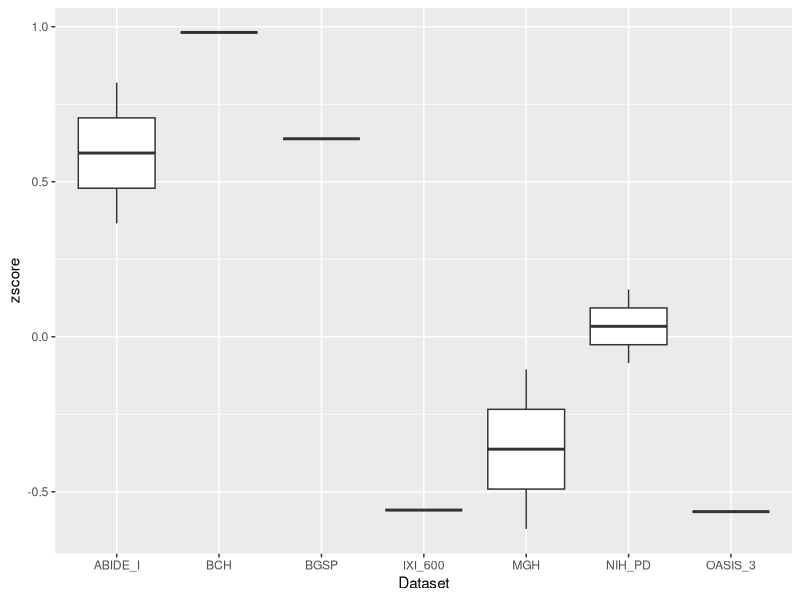
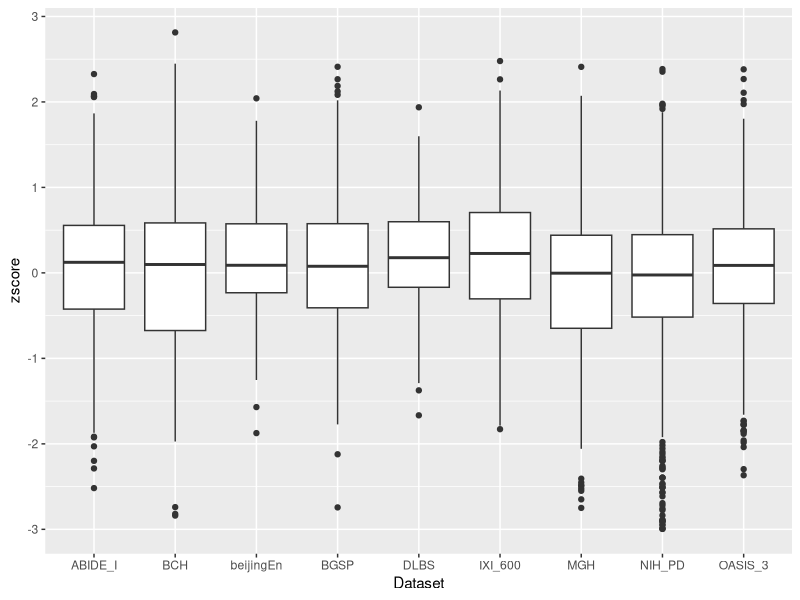
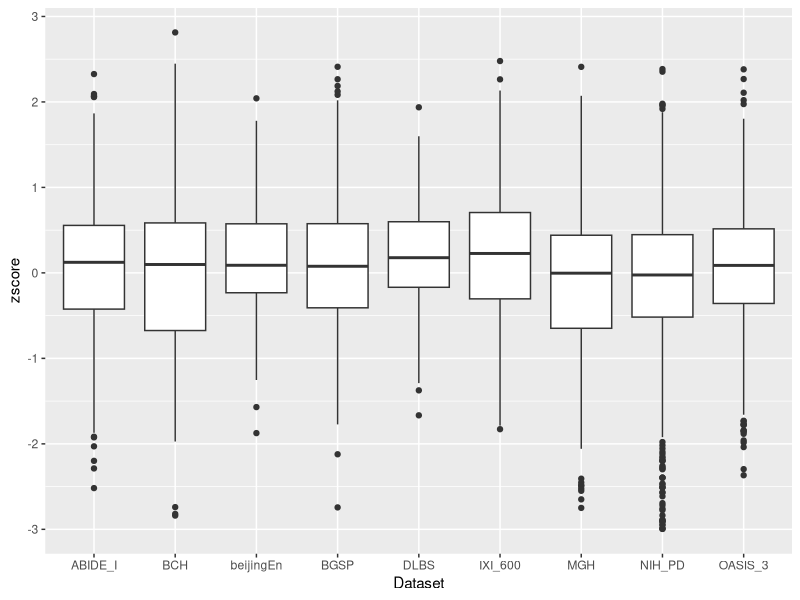
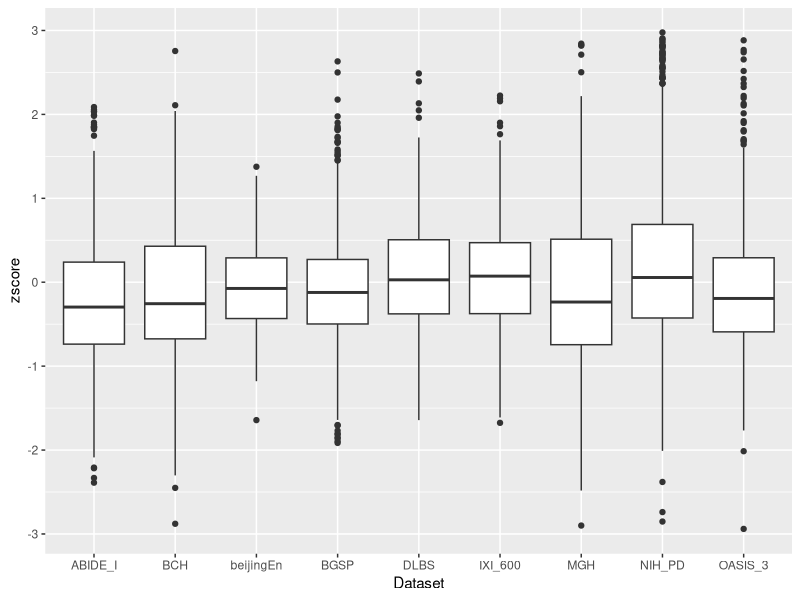
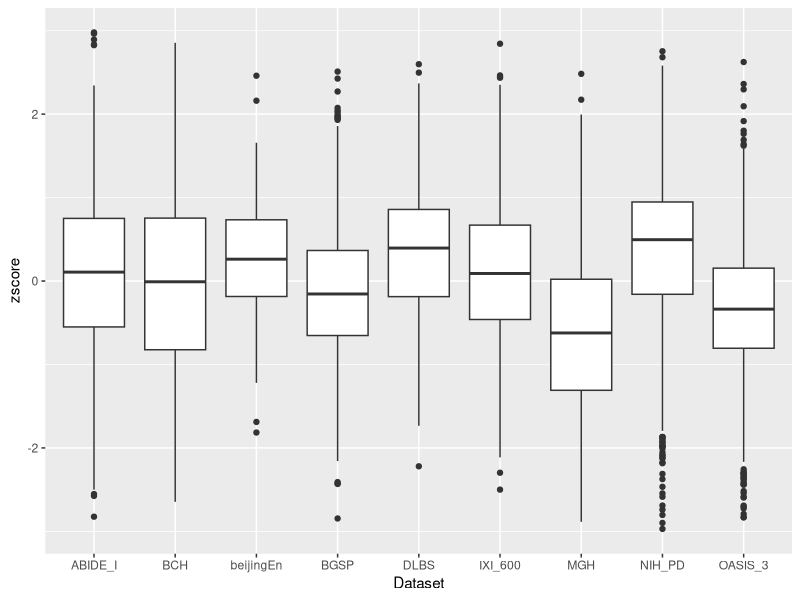
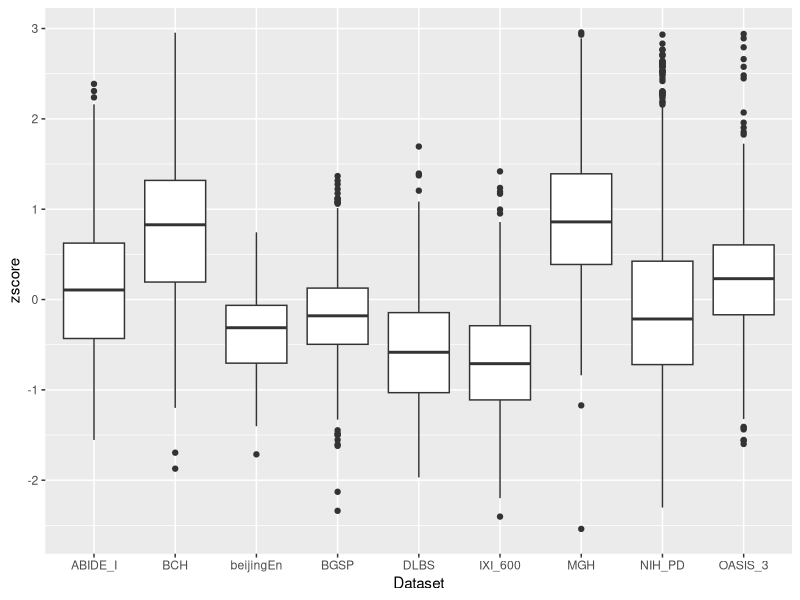
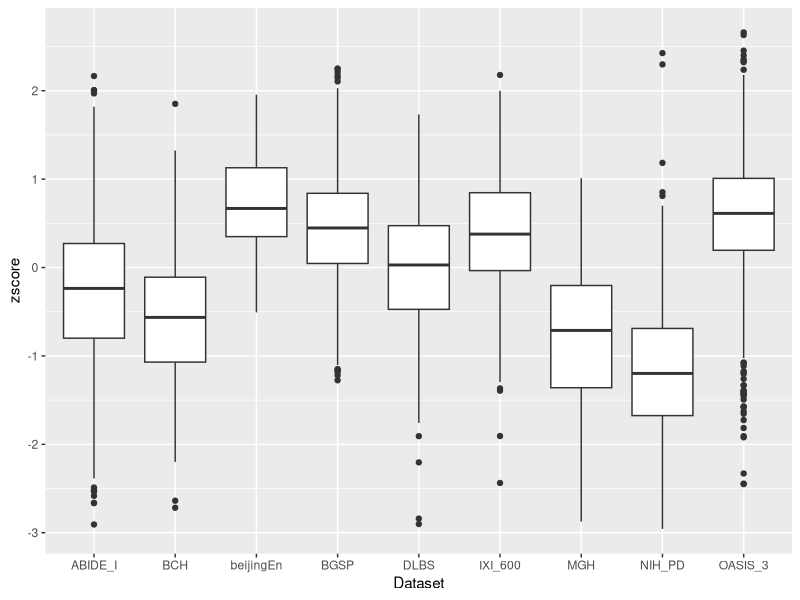
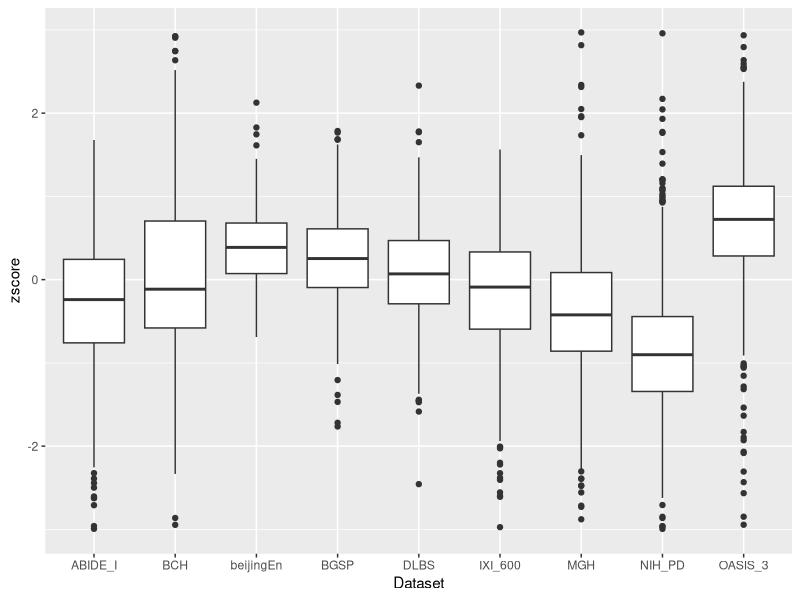

The R script that drew these images, in order:
library(ggplot2)
#library(tidyverse)
install.packages("dplyr")
library(dplyr)

setwd("/Users/dzhang/DebinProjs/R/z_score/05_09_2022_ouyang_new_way")
test_data <- read.csv("test_data.csv", stringsAsFactors = TRUE)
test_data

real_data <- read.csv("all_subjects_cortical_metrics_RH_thickness_09_02_2022_w_dataset.csv", stringsAsFactors = TRUE)

adjustByMeanData <- function(data, feature) {
  data1 <-data[data$rh_MeanThickness_thickness != 0, ]
  adjByMeanData<-data1 %>% mutate(adjByMean=({{feature}}/(data1$rh_MeanThickness_thickness))) %>% select(Dataset, {{feature}}, adjByMean, rh_MeanThickness_thickness)
  adjByMeanData
}

getZScore0 <- function(data) {
  zscore_data<-data %>% mutate(zscore=(adjByMean - mean(adjByMean))/sd(adjByMean))
  zscore_data
}

getZScore <- function(data) {
  zscore_data<-data %>% mutate(zscore=(adjByMean - mean(adjByMean))/sd(adjByMean))
  zscore_data
}

rmOutlier <- function(data, low, high) {
  data[data$zscore<high & data$zscore>low, ]
}

zscore_plot <- function(data, feature, low=-3.0, high=3.0) {
  t1<-adjustByMeanData(data, {{feature}})
  t2<-getZScore(t1)
  t3<-rmOutlier(t2, low, high)
  u<-ggplot(t3, aes(x=Dataset, y=zscore))
  u + geom_boxplot()
}

# this section is for testing only
t1<-adjustByMeanData(test_data, rh_bankssts_thickness)
t2<-getZScore(t1)
t3<-rmOutlier(t2,-1.0,1.0)
u<-ggplot(t3, aes(x=Dataset, y=zscore))
u + geom_boxplot()

t10<-adjustByMeanData(real_data, rh_bankssts_thickness)
t11<-getZScore(t10)
t12<-rmOutlier(t11,-3.0,3.0)
u<-ggplot(t12, aes(x=Dataset, y=zscore))
u + geom_boxplot()
#end of testing function

zscore_plot(real_data, rh_bankssts_thickness)
zscore_plot(real_data, rh_caudalanteriorcingulate_thickness)
zscore_plot(real_data, rh_caudalmiddlefrontal_thickness)
zscore_plot(real_data, rh_cuneus_thickness)
zscore_plot(real_data, rh_entorhinal_thickness)
zscore_plot(real_data, rh_fusiform_thickness)
zscore_plot(real_data, rh_inferiorparietal_thickness)
zscore_plot(real_data, rh_inferiortemporal_thickness)
zscore_plot(real_data, rh_isthmuscingulate_thickness)
zscore_plot(real_data, rh_lateraloccipital_thickness)
zscore_plot(real_data, rh_lateralorbitofrontal_thickness)
zscore_plot(real_data, rh_lingual_thickness)
zscore_plot(real_data, rh_medialorbitofrontal_thickness)
zscore_plot(real_data, rh_middletemporal_thickness)
zscore_plot(real_data, rh_parahippocampal_thickness)
zscore_plot(real_data, rh_paracentral_thickness)
zscore_plot(real_data, rh_parsopercularis_thickness)
zscore_plot(real_data, rh_parsorbitalis_thickness)
zscore_plot(real_data, rh_parstriangularis_thickness)
zscore_plot(real_data, rh_pericalcarine_thickness)
zscore_plot(real_data, rh_postcentral_thickness)
zscore_plot(real_data, rh_posteriorcingulate_thickness)
zscore_plot(real_data, rh_precentral_thickness)
zscore_plot(real_data, rh_precuneus_thickness)
zscore_plot(real_data, rh_rostralanteriorcingulate_thickness)
zscore_plot(real_data, rh_rostralmiddlefrontal_thickness)
zscore_plot(real_data, rh_superiorfrontal_thickness)
zscore_plot(real_data, rh_superiorparietal_thickness)
zscore_plot(real_data, rh_superiortemporal_thickness)
zscore_plot(real_data, rh_supramarginal_thickness)
zscore_plot(real_data, rh_frontalpole_thickness)
zscore_plot(real_data, rh_temporalpole_thickness)
zscore_plot(real_data, rh_transversetemporal_thickness)
zscore_plot(real_data, rh_insula_thickness)



